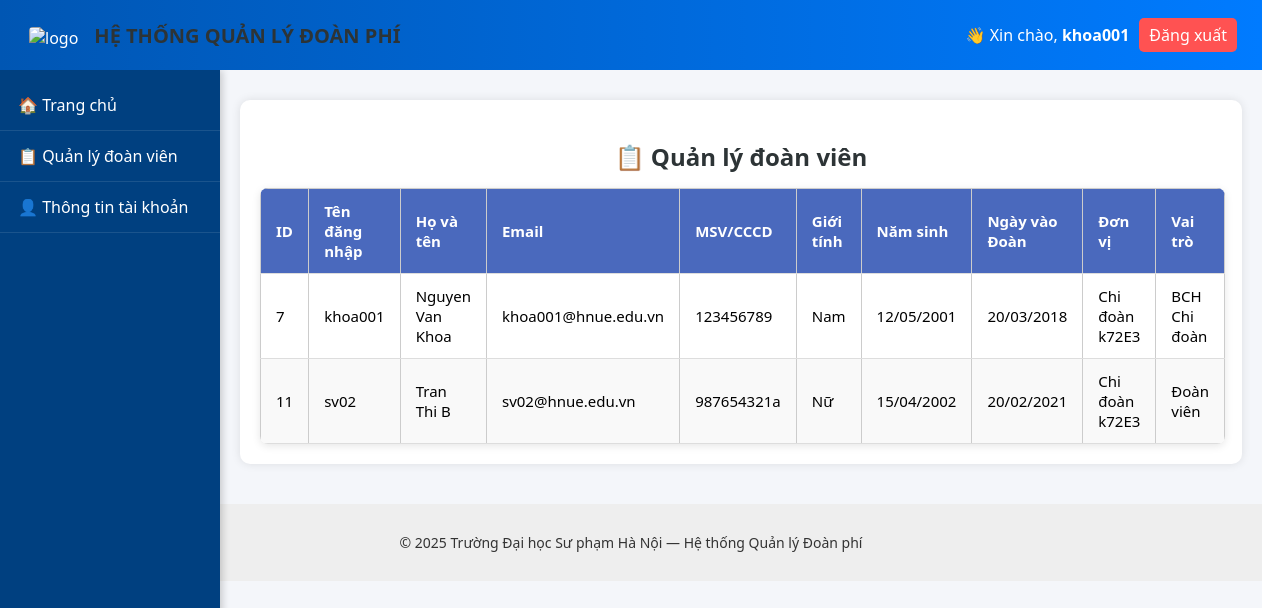
The app's page /pages/members.php (signed in), older data.
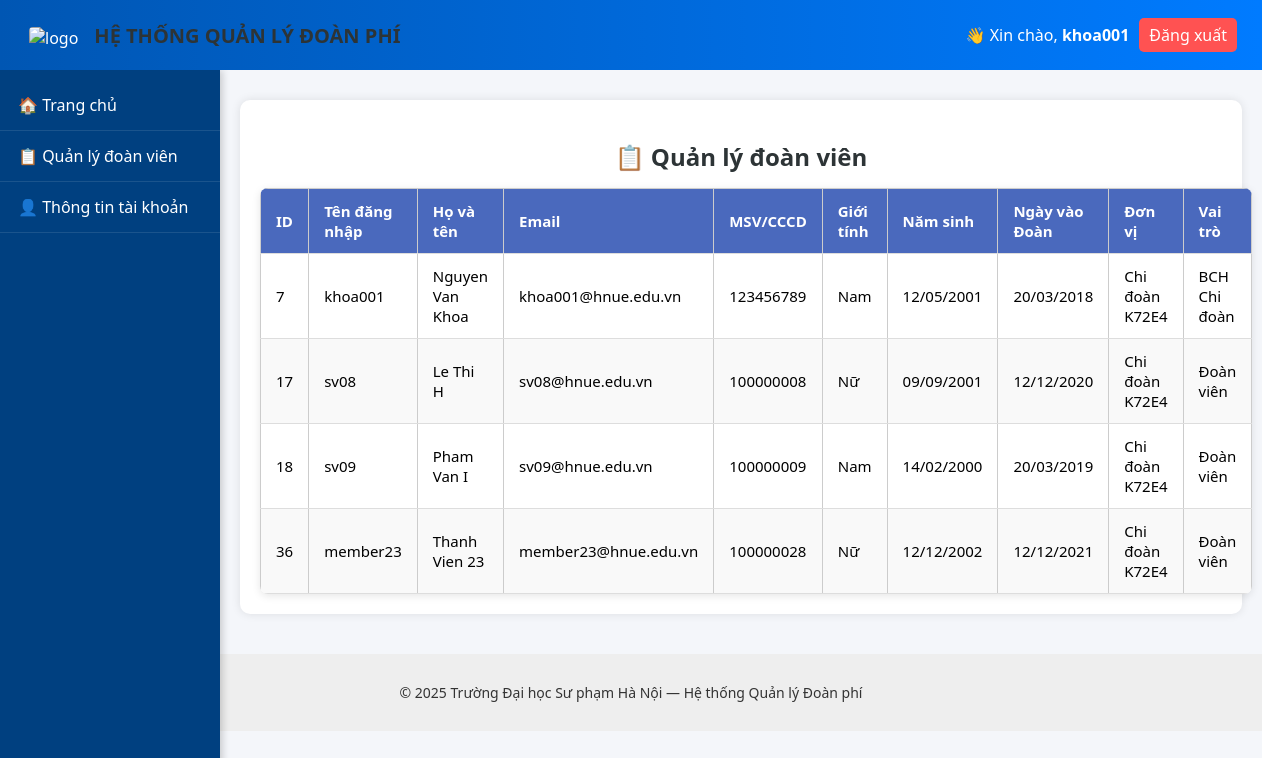
The same page, newer data.
### tables this page shows
CREATE TABLE `users` (
  `userId` int(11) NOT NULL,
  `userName` varchar(255) NOT NULL,
  `fullName` varchar(255) DEFAULT NULL,
  `gender` enum('M','F','O') DEFAULT 'O',
  `identifyCard` varchar(255) DEFAULT NULL,
  `email` varchar(255) DEFAULT NULL,
  `password` varchar(255) NOT NULL,
  `birthDate` date DEFAULT NULL,
  `joinDate` date DEFAULT NULL,
  `unit` varchar(255) DEFAULT NULL,
  `isAdmin` tinyint(1) DEFAULT 0,
  `createdAt` datetime DEFAULT current_timestamp(),
  `updatedAt` datetime DEFAULT current_timestamp() ON UPDATE current_timestamp()
);

CREATE TABLE `organization_units` (
  `id` int(11) NOT NULL,
  `unit_name` varchar(255) NOT NULL,
  `unit_level` enum('Truong','Khoa','ChiDoan') NOT NULL,
  `parent_id` int(11) DEFAULT NULL,
  `leader_id` int(11) DEFAULT NULL,
  `deputy_id` int(11) DEFAULT NULL,
  `created_at` timestamp NOT NULL DEFAULT current_timestamp(),
  `updated_at` timestamp NOT NULL DEFAULT current_timestamp() ON UPDATE current_timestamp()
);

CREATE TABLE `role` (
  `id` int(11) NOT NULL,
  `role_name` varchar(255) NOT NULL,
  `createdAt` datetime DEFAULT current_timestamp(),
  `updatedAt` datetime DEFAULT current_timestamp() ON UPDATE current_timestamp()
);

### pages/members.php (the view, shortened to what this page needs)
<?php
include("../includes/header.php");
include("../includes/navbar.php");
include("../config/db.php");
$currentUser = $_SESSION['user'];
$role = $currentUser['role_name'] ?? '';
$userUnit = intval($currentUser['unit'] ?? 0);
if ($currentUser['isAdmin'] == 1 || $role === 'BCH Trường') {
    $unitFilter = "";
} elseif ($role === 'BCH Khoa') {
    $unitFilter = "WHERE ou.id = $userUnit OR ou.parent_id = $userUnit";
} elseif ($role === 'BCH Chi đoàn') {
    $unitFilter = "WHERE ou.id = $userUnit";
} else {
    $unitFilter = "WHERE 1=0";
}
$sql = "
    SELECT
        u.userId, u.userName, u.fullName, u.email, u.identifyCard,
        u.gender, u.birthDate, u.joinDate, u.isAdmin, u.createdAt,
        r.role_name, ou.unit_name, ou.unit_level
    FROM users u
    LEFT JOIN user_role ur ON u.userId = ur.user_id
    LEFT JOIN role r ON ur.role_id = r.id
    LEFT JOIN organization_units ou ON u.unit = ou.id
    $unitFilter
    ORDER BY u.userId ASC
";
$result = $conn->query($sql);
?>
<div class="container">
  <h2>📋 Quản lý đoàn viên</h2>
  <table class="table">
    <thead>
      <tr>
        <th>ID</th>
        <th>Tên đăng nhập</th>
        <th>Họ và tên</th>
        <th>Email</th>
        <th>MSV/CCCD</th>
        <th>Giới tính</th>
        <th>Năm sinh</th>
        <th>Ngày vào Đoàn</th>
        <th>Đơn vị</th>
        <th>Vai trò</th>
      </tr>
    </thead>
    <tbody>
      <?php if ($result && $result->num_rows > 0): ?>
        <?php while ($row = $result->fetch_assoc()): ?>
          <tr>
            <td><?= $row['userId'] ?></td>
            <td><?= htmlspecialchars($row['userName']) ?></td>
            <td><?= htmlspecialchars($row['fullName']) ?></td>
            <td><?= htmlspecialchars($row['email']) ?></td>
            <td><?= htmlspecialchars($row['identifyCard'] ?? '-') ?></td>
            <td>
              <?php
                if ($row['gender'] == 'M') echo 'Nam';
                elseif ($row['gender'] == 'F') echo 'Nữ';
                else echo 'Khác';
              ?>
            </td>
            <td><?= $row['birthDate'] ? date("d/m/Y", strtotime($row['birthDate'])) : '-' ?></td>
            <td><?= $row['joinDate'] ? date("d/m/Y", strtotime($row['joinDate'])) : '-' ?></td>
            <td><?= htmlspecialchars($row['unit_name'] ?? 'Chưa cập nhật') ?></td>
            <td><?= htmlspecialchars($row['role_name'] ?? 'Đoàn viên') ?></td>
          </tr>
        <?php endwhile; ?>
      <?php else: ?>
        <tr><td colspan="10" style="text-align:center;">Không có đoàn viên nào.</td></tr>
      <?php endif; ?>
    </tbody>
  </table>
</div>
<?php include("../includes/footer.php"); ?>

### includes/header.php (shortened to what this page needs)
<!DOCTYPE html>
<html lang="vi">
<head>
  <link rel="stylesheet" href="../public/css/style.css">
</head>
<body>
<header class="header">
  <div class="header-left">
    <div>
      <img src="../public/img/logo.png" alt="logo">
    </div>
    <h2>HỆ THỐNG QUẢN LÝ ĐOÀN PHÍ</h2>
  </div>
  <div class="header-right">
    <?php if(isset($_SESSION['user'])): ?>
      <span>👋 Xin chào, <b><?php echo htmlspecialchars($_SESSION['user']['userName']); ?></b></span>
      <a href="logout.php" class="btn-logout">Đăng xuất</a>
    <?php endif; ?>
  </div>
</header>

### includes/navbar.php (shortened to what this page needs)
<nav class="sidebar">
  <ul>
    <li><a href="dashboard.php">🏠 Trang chủ</a></li>
    <?php
    if (isset($_SESSION['user'])) {
        $role = $_SESSION['user']['role_name'] ?? '';
        if (
            $_SESSION['user']['isAdmin'] == 1 ||
            in_array($role, ['BCH Trường', 'BCH Khoa', 'BCH Chi đoàn'])
        ) {
            echo '<li><a href="members.php">📋 Quản lý đoàn viên</a></li>';
        }
    }
    ?>
    <li><a href="profile.php">👤 Thông tin tài khoản</a></li>
  </ul>
</nav>

### includes/footer.php (shortened to what this page needs)
<footer class="footer">
  <p>© <?php echo date('Y'); ?> Trường Đại học Sư phạm Hà Nội — Hệ thống Quản lý Đoàn phí</p>
</footer>
</body>
</html>

### public/css/style.css (style rules this page uses)
body { margin: 0; font-family: "Segoe UI", sans-serif; background-color: #f4f6fa; }
.header { background: linear-gradient(90deg, #0056b3, #007bff); color: white; padding: 15px 25px; display: flex; justify-content: space-between; align-items: center; }
.btn-logout { background: #ff5252; color: white; padding: 6px 10px; text-decoration: none; border-radius: 5px; }
.container { max-width: 1100px; margin: 30px auto; background: white; border-radius: 10px; padding: 25px; box-shadow: 0 0 10px rgba(0,0,0,0.1); }
.footer { text-align: center; padding: 15px; background: #eee; color: #333; font-size: 14px; margin-top: 40px; }
.table { width: 100%; border-collapse: collapse; }
.table th, .table td { padding: 10px; border: 1px solid #ccc; text-align: left; }
.table th { background: #007bff; color: white; }
.sidebar { position: fixed; top: 70px; left: 0; width: 220px; height: calc(100vh - 70px); background-color: #004080; color: white; padding-top: 10px; overflow-y: auto; box-shadow: 2px 0 8px rgba(0,0,0,0.2); }
.sidebar ul { list-style: none; margin: 0; padding: 0; }
.sidebar ul li { border-bottom: 1px solid rgba(255, 255, 255, 0.1); }
.sidebar ul li a { display: block; color: white; text-decoration: none; padding: 14px 18px; transition: 0.3s; }
.header { position: fixed; top: 0; left: 0; right: 0; height: 70px; z-index: 100; }
body { margin: 0; padding-top: 70px; }
.header { position: fixed; top: 0; left: 0; right: 0; height: 70px; background: linear-gradient(90deg, #0056b3, #007bff); color: white; display: flex; justify-content: space-between; align-items: center; padding: 0 25px; z-index: 1000; }
.header-left h2 { margin: 0; font-size: 20px; }
.header-right { display: flex; align-items: center; gap: 10px; }
.header-left { display: flex; align-items: center; gap: 12px; }
.header-left img { width: 50px; height: 50px; object-fit: contain; border-radius: 8px; padding: 4px; margin-top: 5px; }
.sidebar { position: fixed; top: 70px; left: 0; width: 220px; height: calc(100vh - 70px); background-color: #004080; color: white; padding-top: 10px; overflow-y: auto; box-shadow: 2px 0 8px rgba(0, 0, 0, 0.2); z-index: 900; }
h2 { color: #333; margin-bottom: 15px; }
.table { width: 100%; border-collapse: collapse; background: #fff; box-shadow: 0 2px 8px rgba(0,0,0,0.1); border-radius: 8px; overflow: hidden; }
.table th, .table td { padding: 12px 15px; border-bottom: 1px solid #ddd; text-align: left; }
.table th { background: #4a69bd; color: white; }

### pages/members.php (style rules this page uses)
.container { padding: 20px; margin-left: 240px; max-width: calc(100% - 300px); }
h2 { text-align: center; margin-bottom: 15px; color: #2d3436; }
table { width: 100%; border-collapse: collapse; font-size: 15px; box-shadow: 0 4px 10px rgba(0,0,0,0.05); }
th, td { border: 1px solid #ddd; padding: 10px; text-align: center; }
th { background: #007bff; color: white; }
tr:nth-child(even) { background: #f9f9f9; }

Row changes from the older to the newer data that the page shows:
no longer on this page (row unchanged): users: userId "11", userName "sv02", fullName "Tran Thi B", email "sv02@hnue.edu.vn", identifyCard "987654321a", gender "Nữ", birthDate "15/04/2002", joinDate "20/02/2021", organization_units.unit_name "Chi đoàn k72E3", role.role_name "Đoàn viên"
changed users "khoa001": organization_units.unit_name "Chi đoàn k72E3" → "Chi đoàn K72E4"
added users: userId "17", userName "sv08", fullName "Le Thi H", email "sv08@hnue.edu.vn", identifyCard "100000008", gender "Nữ", birthDate "09/09/2001", joinDate "12/12/2020", organization_units.unit_name "Chi đoàn K72E4", role.role_name "Đoàn viên"
added users: userId "18", userName "sv09", fullName "Pham Van I", email "sv09@hnue.edu.vn", identifyCard "100000009", gender "Nam", birthDate "14/02/2000", joinDate "20/03/2019", organization_units.unit_name "Chi đoàn K72E4", role.role_name "Đoàn viên"
added users: userId "36", userName "member23", fullName "Thanh Vien 23", email "member23@hnue.edu.vn", identifyCard "100000028", gender "Nữ", birthDate "12/12/2002", joinDate "12/12/2021", organization_units.unit_name "Chi đoàn K72E4", role.role_name "Đoàn viên"
